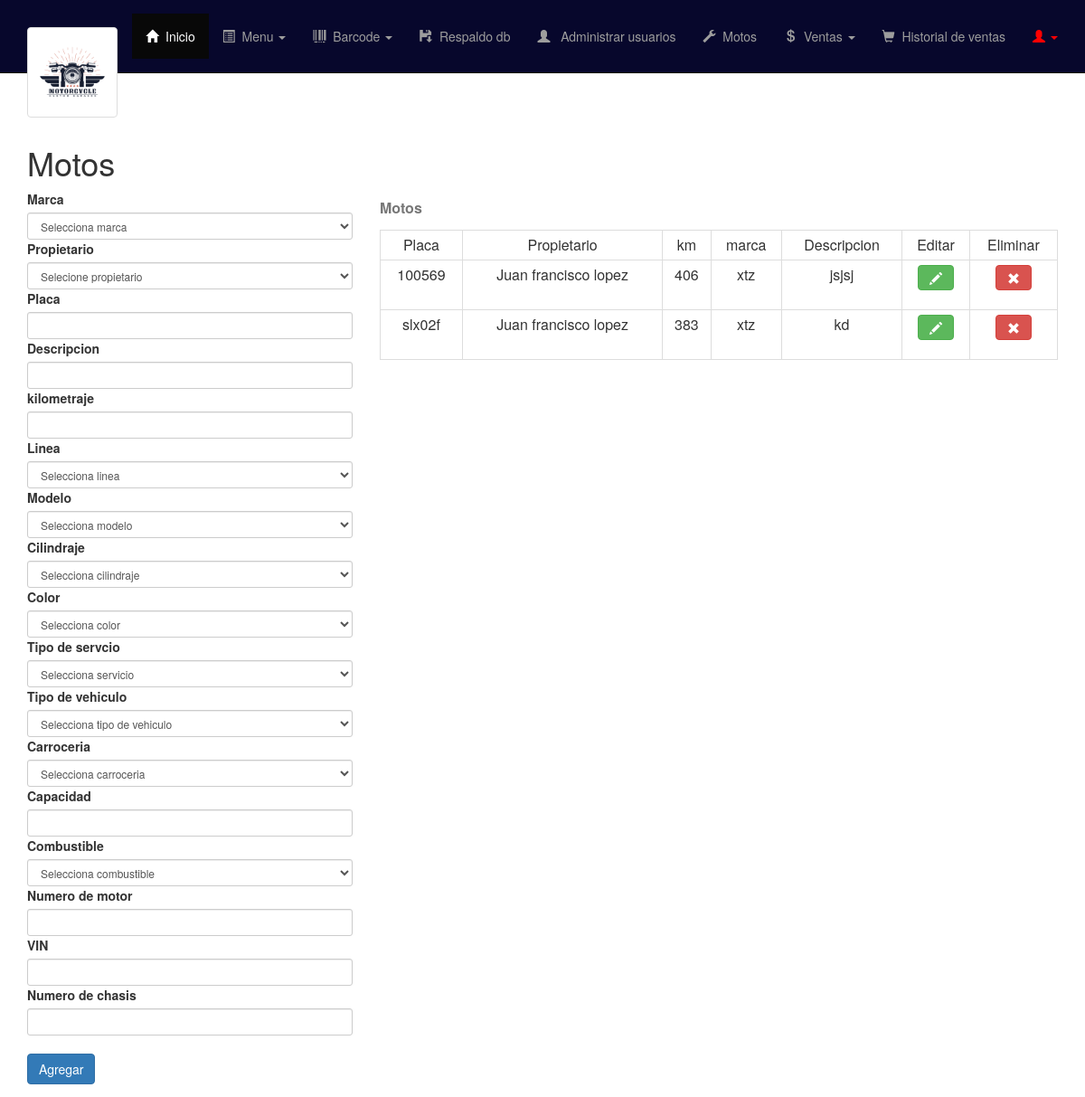
/vist/admin/motos.php (signed in), run on the app's committed database.
### tables this page shows
CREATE TABLE `moto` (
  `placa` varchar(8) NOT NULL,
  `id_marca` int(11) NOT NULL,
  `descripcion` varchar(90) DEFAULT NULL,
  `documento` int(11) NOT NULL,
  `km` int(11) NOT NULL,
  `ultimo_cambio` date DEFAULT NULL,
  `proximo_cambio_km` int(11) DEFAULT NULL,
  `proximo_cambio_fecha` date DEFAULT NULL,
  `id_linea` int(11) NOT NULL,
  `id_modelo` int(11) NOT NULL,
  `id_cilindraje` int(11) NOT NULL,
  `id_color` int(11) NOT NULL,
  `id_tip_servicio` int(11) NOT NULL,
  `id_clase` int(11) NOT NULL,
  `id_carroceria` int(11) NOT NULL,
  `capacidad` tinyint(2) NOT NULL,
  `id_combustible` int(11) NOT NULL,
  `numero_motor` varchar(20) NOT NULL,
  `vin` varchar(20) NOT NULL,
  `numero_chasis` varchar(20) NOT NULL,
  `barcode` varchar(100) NOT NULL
);

CREATE TABLE `usuarios` (
  `documento` int(11) NOT NULL,
  `nombre_completo` varchar(100) NOT NULL,
  `telefono` varchar(10) NOT NULL,
  `email` varchar(40) NOT NULL,
  `fecha_usu` date NOT NULL,
  `usuario` varchar(15) NOT NULL,
  `password` varchar(100) NOT NULL,
  `id_tip_usu` int(11) NOT NULL,
  `id_estado` int(11) NOT NULL
);

CREATE TABLE `marca` (
  `id_marca` int(11) NOT NULL,
  `marca` varchar(100) NOT NULL
);

### vist/admin/motos.php (the view, shortened to what this page needs)
<?php
include "../../controller/styles/dependencias.php";
?>
<!DOCTYPE html>
<html lang="es">
<head>
       <?php require_once "navbar.php"; ?>
</head>
<body>
		<div class="container">
			<h1>Motos</h1>
			<div class="row">
				<div class="col-sm-4">
					<form id="frmArticulos"  name="formu" method="post" >
						<label>Marca</label>
						<select class="form-control input-sm" name="marca">
							<option disabled selected value="">Selecciona marca</option>
						</select>
                        <label >Propietario</label>
                        <select class="form-control input-sm" name="propietario">
							<option disabled selected value="">Selecione propietario</option>
						</select>
                        <label>Placa</label>
						<input type="text" oninput="multipletext(this)" maxlength="6" class="form-control input-sm" id="id" name="id">
						<label>Descripcion</label>
						<input type="text" oninput="multipletext(this)" maxlength="25" class="form-control input-sm" id="descripcion" name="descripcion">
						<label>kilometraje</label>
						<input type="number" oninput="maxlengthNumber(this)" maxlength="3" min="0" class="form-control input-sm" id="cantidad" name="cantidad">
                        <label>Linea</label>
						<select class="form-control input-sm" name="linea">
							<option disabled selected value="">Selecciona linea</option>
						</select>
                        <label>Modelo</label>
						<select class="form-control input-sm" name="modelo">
							<option disabled selected value="">Selecciona modelo</option>
						</select>
                        <label>Cilindraje</label>
						<select class="form-control input-sm" name="cilindraje">
							<option disabled selected value="">Selecciona cilindraje</option>
						</select>
                        <label>Color</label>
						<select class="form-control input-sm" name="color">
							<option disabled selected value="">Selecciona color</option>
						</select>
                        <label>Tipo de servcio</label>
						<select class="form-control input-sm" name="tipser">
							<option disabled selected value="">Selecciona servicio</option>
						</select>
                        <label>Tipo de vehiculo</label>
						<select class="form-control input-sm" name="tipveh">
							<option disabled selected value="">Selecciona tipo de vehiculo</option>
						</select>
                        <label>Carroceria</label>
						<select class="form-control input-sm" name="carroceria">
							<option disabled selected value="">Selecciona carroceria</option>
						</select>
                        <label>Capacidad</label>
                        <input type="number" oninput="maxlengthNumber(this)" maxlength="2" class="form-control input-sm" id="capacidad" name="capacidad">
                        <label>Combustible</label>
						<select class="form-control input-sm" name="combustible">
							<option disabled selected value="">Selecciona combustible</option>
						</select>
                        <label>Numero de motor</label>
                        <input type="number" oninput="maxlengthNumber(this)" maxlength="10" class="form-control input-sm" id="num_motor" name="num_motor">
                        <label>VIN</label>
                        <input type="number" oninput="maxlengthNumber(this)" maxlength="10" class="form-control input-sm" id="vin" name="vin">
                        <label>Numero de chasis</label>
                        <input type="number" oninput="maxlengthNumber(this)" maxlength="10" class="form-control input-sm" id="num_chasis" name="num_chasis">
                        <br>
						<button name="validar" type="submit" id="btnAgregaArticulo" class="btn btn-primary"  >Agregar</button>
					</form>
				</div>
				<div class="col-sm-8">
					<div id="tablaArticulosLoad">
                    <?php require_once "tabla_motos.php";
                           ?>
                    </div>
				</div>
			</div>
		</div>
<body>
<head>
</html>

### vist/admin/tabla_motos.php (shortened to what this page needs)
<?php
    $db = new Database();
    $conectar= $db->conectar();
    $consul=$conectar->prepare("SELECT * From moto INNER JOIN usuarios ON moto.documento=usuarios.documento INNER JOIN marca on moto.id_marca=marca.id_marca");
    $consul->execute();
?>
    <table class="table table-hover table-condensed table-bordered" style="text-align: center;">
	<caption><label>Motos</label></caption>
	<tr>
        <td>Placa</td>
		<td>Propietario</td>
		<td>km</td>
		<td>marca</td>
		<td>Descripcion</td>
		<td>Editar</td>
		<td>Eliminar</td>
	</tr>
	<?php foreach($consul as $produ) {
        ?>
	<tr>
		<td><?php echo $produ['placa']; ?></td>
		<td><?php echo $produ['nombre_completo']; ?></td>
		<td><?php echo $produ['km']; ?></td>
		<td><?php echo $produ['marca']; ?></td>
        <td><?php echo $produ['descripcion']; ?></td>
		<td>
        <form method="get" action="actualizarmotos.php">
        <button type="submit" data-toggle="modal" data-target="#abremodalUpdateArticulo" class="btn btn-success btn-s">
				<span class="glyphicon glyphicon-pencil"></span>
        </button>
        </form>
		</td>
		<td>
        <form method="post"  action="eliminarmotos.php" >
			<button type="submit" class="btn btn-danger btn-s" onclick="return ConfirmDelete()" >
				<span class="glyphicon glyphicon-remove"></span>
            </button>
			</form>
		</td>
	</tr>
<?php } ?>
</table>

### controller/styles/menu.css (style rules this page uses)
html,body { height:100%; padding-top:70px; }

### data on the page
moto: placa "100569", documento.nombre_completo "Juan francisco lopez", km "406", id_marca.marca "xtz", descripcion "jsjsj"
moto: placa "slx02f", documento.nombre_completo "Juan francisco lopez", km "383", id_marca.marca "xtz", descripcion "kd"
